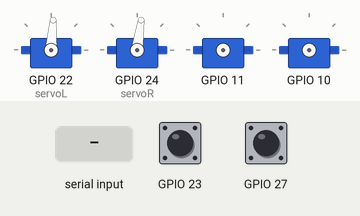
Bench run of a program on a simulated Raspberry Pi (BCM pin numbers). Shown: 4 × servo. Inputs (shaded band) come from the test bench; at power-on: GPIO 23 HIGH, GPIO 27 HIGH. Servo angles are drawn from the pulse width (0.5 ms = 0°, 2.5 ms = 180°); the clock reads 2024-03-15 10:24:30 at power-on unless the program sets it; what the program prints to the terminal is not drawn.

Above: at 1.2 s.
1.3 s: "w" typed at the terminal
At 3.0 s:
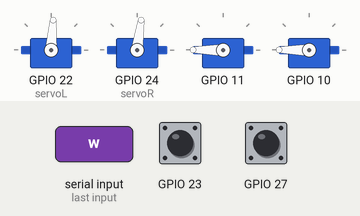
4.3 s: "<" typed at the terminal
At 5.5 s:
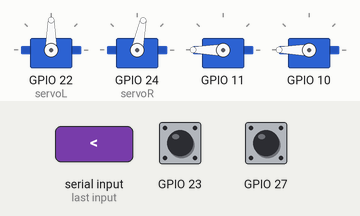
5.8 s: "e" typed at the terminal
At 6.5 s:
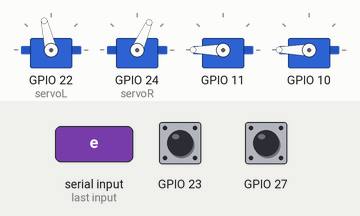
7.3 s: "e" typed at the terminal
At 7.7 s:
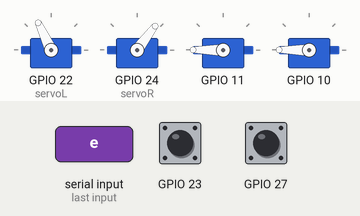
8.8 s: "q" typed at the terminal
At 10.0 s:
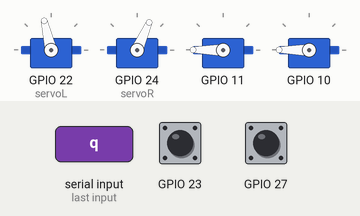
Timing chart, 0 to 11.3 s (numbered marks = the images above; inputs shaded):
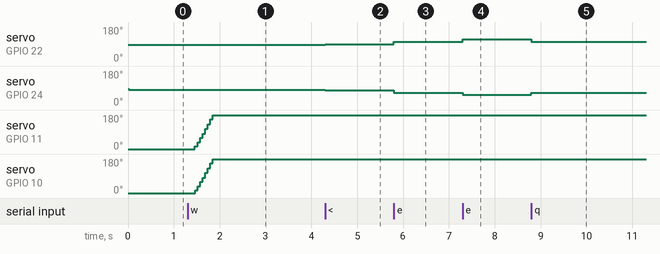

The program:

main.py
```python
import RPi.GPIO as GPIO
import sys
import select
import termios
import tty
from drive import *

def execute(servo1, servo2, engine1, engine2):
    # output duty cycle
    # if debug:
    #     print("======ServoL=======")
    servo1.update()
    # if debug:
    #     print("======ServoR=======")
    servo2.update()
    if debug:
        print("======engineL=======")
    engine1.update()
    if debug:
        print("======engineR=======")
    engine2.update()

def cycle(controlSignal, servoMain, servoSub, engineMain, engineSub):
    # servo control part
    # ">" for decreasing angle
    if controlSignal == "<":
        servoMain.dcincrease(0.2)
    # "<" for decreasing angle
    if controlSignal == ">":
        servoMain.dcdecrease(0.2)
    servoSub.dutyCycle = 14.35 - servoMain.dutyCycle

    # engine control part
    # "+" for accelerating, "r" for change direction
    # main engine mannual control
    # if controlSignal == "+" :
    #     engineMain.speedInc()
    #     engineSub.speedInc()
    # if controlSignal == "_":
    #     engineMain.speedDec()
    # if controlSignal == "R":
    #     engineMain.reverse()

    # # sub engine mannual control
    # if controlSignal == "=" :
    #     engineSub.speedInc()
    # if controlSignal == "-":
    #     engineSub.speedDec()

    # for runtime control
    # go straight and acclerate
    if controlSignal == "w" :
        engineMain.speedInc()
        engineSub.speedInc()
    # slow down or go back
    if controlSignal == "s" :
        engineMain.speedDec()
        engineSub.speedDec()
    # turn left
    if controlSignal == "a" :
        engineMain.turn()
    # turn right
    if controlSignal == "d" :
        engineSub.turn()
    # emergency brakeing
    if controlSignal == "b":
        engineMain.brake()
        engineSub.brake()
    # fast acclerate
    if controlSignal == "n":
        engineMain.setSpeed(300)
        engineSub.setSpeed(300)
    # reverse run
    if controlSignal == "r":
        engineSub.reverse()
        engineMain.reverse()
    # fast up and down
    if controlSignal == "e":
        servoMain.dcincrease(0.7)
    if controlSignal == "q":
        servoMain.dcdecrease(0.7)
    servoSub.dutyCycle = 14.35 - servoMain.dutyCycle

def getchar(Block=True):
  if Block or select.select([sys.stdin], [], [], 0.01) == ([sys.stdin], [], []):
    return sys.stdin.read(1)

def main():
    global debug
    debug = 1

    initializeDrive(debug)
    #initialize
    global servoL, servoR, engineL, engineR
    servoL = Servo(22)
    servoR = Servo(24)
    engineL = Engine(11, 8, 27, speedRate = 1.2)
    engineR = Engine(10, 9, 23, speedRate = 1.3439)

    old_settings = termios.tcgetattr(sys.stdin)
    try:
        while 1:
            tty.setcbreak(sys.stdin.fileno())
            control = getchar(False)
            cycle(control, servoL, servoR, engineL, engineR)
            execute(servoL, servoR, engineL, engineR)
    finally:
        termios.tcsetattr(sys.stdin, termios.TCSADRAIN, old_settings)


if __name__ == '__main__':
    main()
```

drive.py
```python
import RPi.GPIO as GPIO
from PIDController import *
import time

def initializeDrive(deb):
    global debug
    debug = deb

class Motor:
    dutyCycle = 20
    maxdc = 100
    mindc = 0
    pin = 20

    def __init__(self, pin, maxdc = 10, mindc = 5, initdc = 7.5):
        # motor init
        # duty cycle of motor: 0<x<100
        self.dutyCycle = initdc
        self.maxdc = maxdc
        self.mindc = mindc
        self.pin = pin
        GPIO.setmode(GPIO.BCM)
        GPIO.setup(self.pin, GPIO.OUT)
        self.motor = GPIO.PWM(self.pin, 50)
        self.motor.start(self.dutyCycle)

    def __str__(self):
        return [k for k,v in globals().items() if v is self]

    def dcincrease(self, rate = 0.2):
        self.dutyCycle += rate

    def dcdecrease(self, rate = 0.2):
        self.dutyCycle -= rate

    def update(self):
        # only fresh PWM output
        if self.dutyCycle > self.maxdc:
            self.dutyCycle = self.maxdc
        if self.dutyCycle < self.mindc:
            self.dutyCycle = self.mindc
        self.motor.ChangeDutyCycle(self.dutyCycle)
        # if debug:
        #     print(self.__str__(), " ---- dutyCycle ---- ", self.dutyCycle)

class Servo(Motor):
    def __init__(self, pin = 20, maxdc = 10, mindc = 5, initdc = 7.3):
        # servo init: GPIO20 output
        # duty cycle of servo: 5<x<10
        Motor.__init__(self, pin, maxdc, mindc, initdc)

class Engine(Motor):

    def __init__(self, pinPWM, pinBackPWM, pinSensor, maxdc = 100, mindc = 0, initdc = 0, speedRate = 1, sampleTime = 0.05):
        Motor.__init__(self, pinPWM, maxdc, mindc, initdc)
        self.pinBack = pinBackPWM
        self.pinFeedback = pinSensor
        self.direction = True
        self.sampleTime = sampleTime
        self.position = 0
        self.lastPosition = 0
        self.speed = 0
        self.expectedSpeed = 0
        self.speed2dc = 0.05
        self.turnning = -1
        # this parameter is ralated to motor's position detect error
        self.speedDetectRate = speedRate
        # set up pins
        GPIO.setup(self.pinBack, GPIO.OUT)
        GPIO.setup(self.pinFeedback, GPIO.IN)
        GPIO.setup(self.pinFeedback, GPIO.IN, pull_up_down=GPIO.PUD_UP)
        # set up reverse pin with 0 duty cycle
        self.motorBack = GPIO.PWM(self.pinBack, 50)
        self.motorBack.start(0)
        # set up feedback event
        GPIO.add_event_detect(self.pinFeedback, GPIO.RISING, callback=self.feedback)
        # creat PIDController instance
        self.pid = PIDController(1, 1, 0, self.sampleTime)
        # initialize time
        self.lastTime = time.time()
        self.update()

    def brake(self):
        """ for emergency brake """
        self.expectedSpeed = 0

    def setSpeed(self, setValue):
        """ set expected speed"""
        self.expectedSpeed = setValue

    def reverse(self):
        self.direction = not self.direction
        self.clear()
        self.update()

    def update(self):
        currentTime = time.time()
        direction = self.direction

        if (currentTime - self.lastTime) > self.sampleTime:
            if (self.turnning - (currentTime - self.lastTime)) > 0:
                self.turnning -= currentTime - self.lastTime
                direction = not self.direction

            self.speed = (self.position - self.lastPosition) /self.speedDetectRate / self.sampleTime
            self.lastPosition = self.position
            self.lastTime = currentTime
            self.pid.update(self.expectedSpeed, self.speed)
            self.dutyCycle += self.pid.output * self.speed2dc

            # fresh PWM output
            if self.dutyCycle > self.maxdc:
                self.dutyCycle = self.maxdc
            if self.dutyCycle < self.mindc:
                self.dutyCycle = self.mindc

            if direction:
                self.motor.ChangeDutyCycle(self.dutyCycle)
                self.motorBack.ChangeDutyCycle(0)
            if not direction:
                self.motor.ChangeDutyCycle(0)
                self.motorBack.ChangeDutyCycle(self.dutyCycle)

            if debug:
                print(" ---- Position ---- ",  self.position , "---- PID output ----", self.pid.output)
                print(" ---- SetSpeed ---- ",  self.expectedSpeed, "---- Speed ---", self.speed)
                print(" ---- dutyCycle ---- ", self.dutyCycle)
                print(" ---- direction ---- ", self.direction)

    def speedInc(self, deltaSpeed = 20):
        self.expectedSpeed += deltaSpeed

    def speedDec(self, deltaSpeed = 20):
        self.expectedSpeed -= deltaSpeed

    def feedback(self, channel):
        self.position += 1

    def clear(self):
        self.position = 0
        self.lastPosition = 0
        self.lastTime = time.time()

    def turn(self, duration = 0.5):
        """reverse a motor for duration time"""
        self.turnning = duration
```

PIDController.py
```python
import time

class PIDController:

    def __init__(self, P=0.0, I=0.0, D=0.0, sample=1.0):
        # set PID parameters
        self.Kp = P
        self.Ki = I
        self.Kd = D
        self.sampleTime = sample

        # initialize time
        self.currentTime = time.time()
        self.lastTime = self.currentTime
        self.clear()

    def clear(self):
        self.PTerm = 0.0
        self.ITerm = 0.0
        self.DTerm = 0.0
        self.lastError = 0.0
        self.output = 0.0

    def update(self, setpoint, feedback):
        error = setpoint - feedback

        deltaTime = self.currentTime - self.lastTime
        deltaError = error - self.lastError
		# Calculate PID terms
        self.PTerm = error
        self.ITerm += error * self.sampleTime
        self.DTerm = deltaError

        # Remember last time and last error for next calculation
        self.lastTime = self.currentTime
        self.lastError = error

        self.output = (self.Kp * self.PTerm) + (self.Ki * self.ITerm) + (self.Kd * self.DTerm)
```

Measured:
- after the input at 1.3 s, servo on GPIO 11, servo on GPIO 10: 0° → 180° after 0.16 s
- after the input at 4.3 s, servo on GPIO 22 (servoL): 86° → 90° at once; servo on GPIO 24 (servoR): 82° → 78° at once
- after the input at 5.8 s, servo on GPIO 22 (servoL): 90° → 103° at once; servo on GPIO 24 (servoR): 78° → 66° at once
- after the input at 7.3 s, servo on GPIO 22 (servoL): 103° → 115° at once; servo on GPIO 24 (servoR): 66° → 53° at once
- after the input at 8.8 s, servo on GPIO 22 (servoL): 115° → 103° at once; servo on GPIO 24 (servoR): 53° → 66° at once
